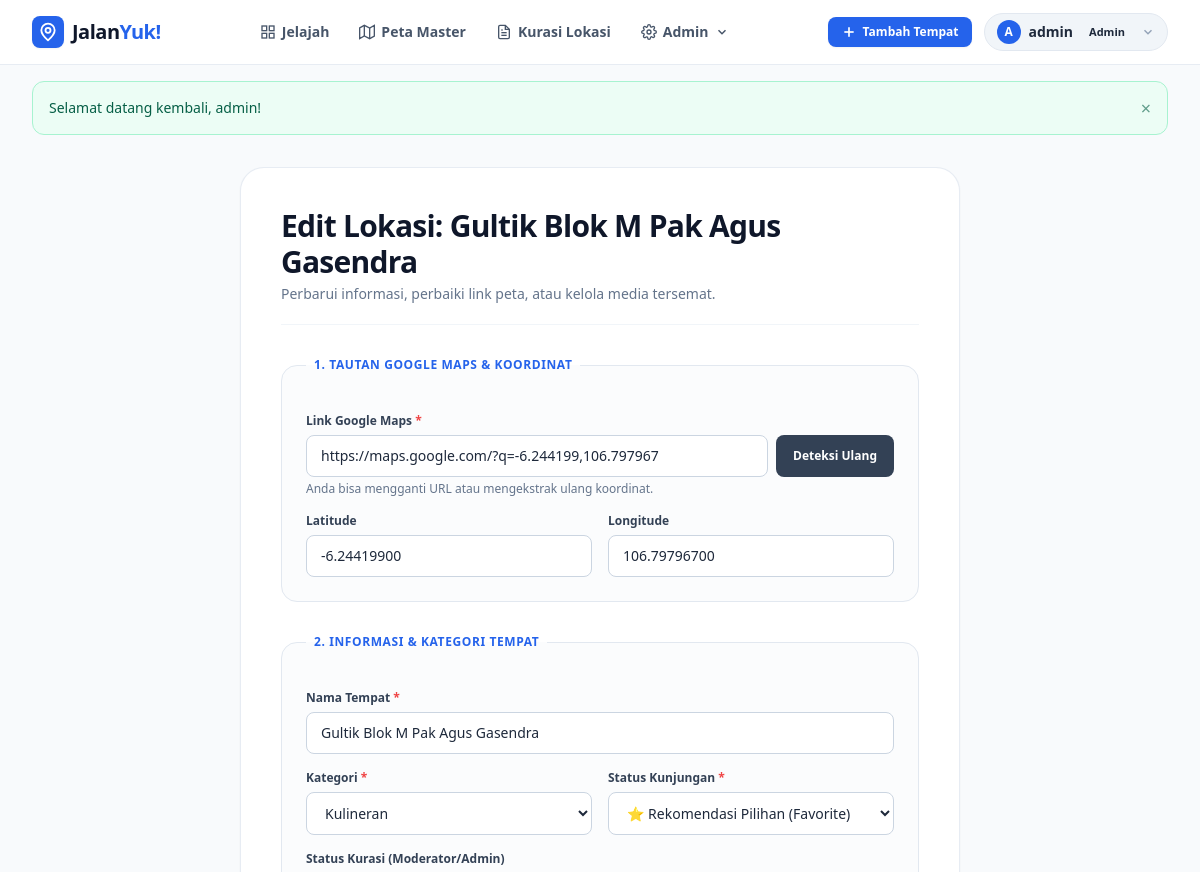
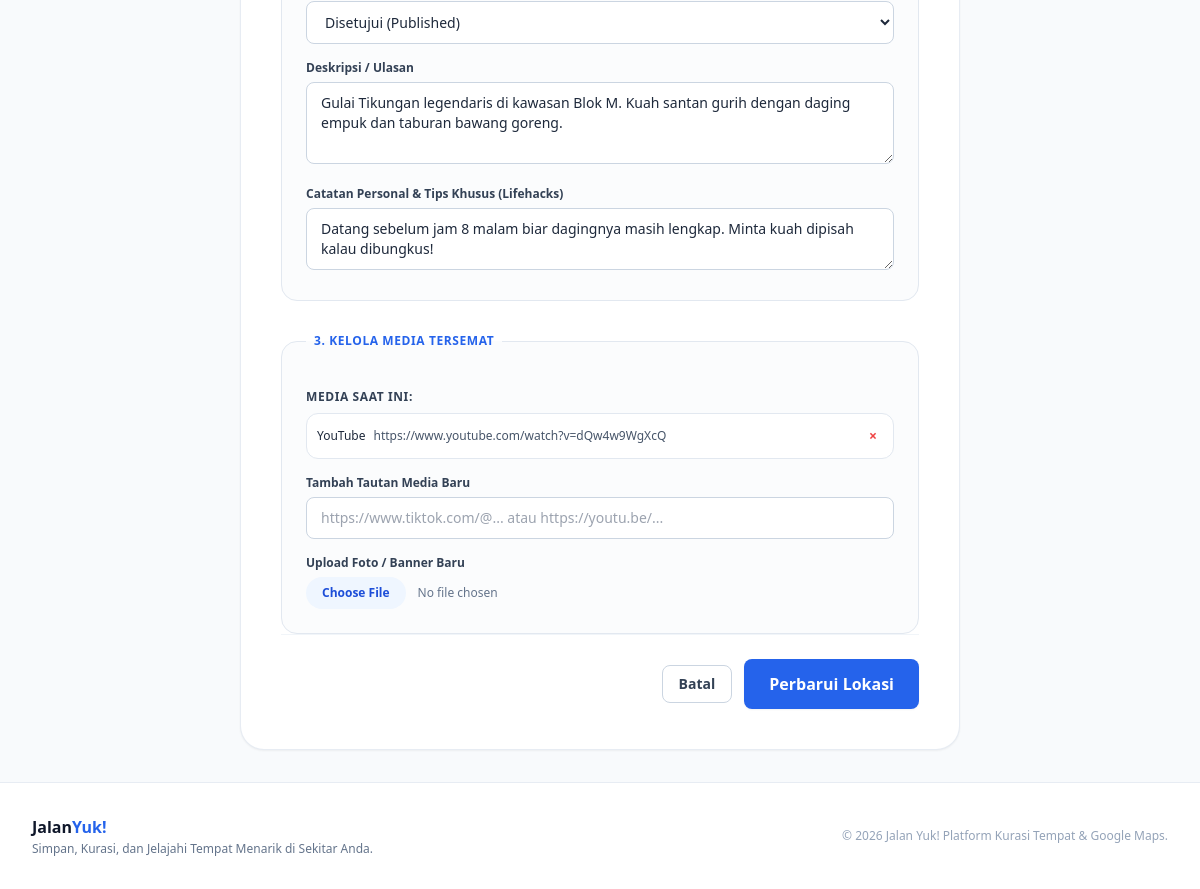
The page /locations/1/edit (signed in) on the database its author committed (2 pictures, top to bottom).
### tables this page shows
CREATE TABLE IF NOT EXISTS `locations` (
    `id` INT AUTO_INCREMENT PRIMARY KEY,
    `user_id` INT NOT NULL,
    `category_id` INT NOT NULL,
    `title` VARCHAR(255) NOT NULL,
    `description` TEXT,
    `personal_notes` TEXT,
    `maps_url` VARCHAR(500) NOT NULL,
    `latitude` DECIMAL(10, 8),
    `longitude` DECIMAL(11, 8),
    `visit_status` ENUM('Wishlist', 'Visited', 'Favorite') DEFAULT 'Wishlist',
    `approval_status` ENUM('Pending', 'Published', 'Rejected') DEFAULT 'Pending',
    `created_at` TIMESTAMP DEFAULT CURRENT_TIMESTAMP,
    `updated_at` TIMESTAMP DEFAULT CURRENT_TIMESTAMP ON UPDATE CURRENT_TIMESTAMP,
    FOREIGN KEY (`user_id`) REFERENCES `users`(`id`) ON DELETE CASCADE,
    FOREIGN KEY (`category_id`) REFERENCES `categories`(`id`) ON DELETE RESTRICT,
    FULLTEXT KEY `ft_location_search` (`title`, `description`, `personal_notes`)
);

CREATE TABLE IF NOT EXISTS `users` (
    `id` INT AUTO_INCREMENT PRIMARY KEY,
    `username` VARCHAR(50) NOT NULL UNIQUE,
    `email` VARCHAR(100) NOT NULL UNIQUE,
    `password_hash` VARCHAR(255) NOT NULL,
    `role` ENUM('Admin', 'Moderator', 'Contributor') DEFAULT 'Contributor',
    `created_at` TIMESTAMP DEFAULT CURRENT_TIMESTAMP
);

CREATE TABLE IF NOT EXISTS `categories` (
    `id` INT AUTO_INCREMENT PRIMARY KEY,
    `name` VARCHAR(100) NOT NULL,
    `slug` VARCHAR(100) NOT NULL UNIQUE,
    `description` TEXT,
    `created_at` TIMESTAMP DEFAULT CURRENT_TIMESTAMP
);

CREATE TABLE IF NOT EXISTS `location_media` (
    `id` INT AUTO_INCREMENT PRIMARY KEY,
    `location_id` INT NOT NULL,
    `media_type` ENUM('Image', 'TikTok', 'Instagram', 'YouTube', 'OtherLink') NOT NULL,
    `media_url` VARCHAR(500) NOT NULL,
    `file_path` VARCHAR(255),
    `created_at` TIMESTAMP DEFAULT CURRENT_TIMESTAMP,
    FOREIGN KEY (`location_id`) REFERENCES `locations`(`id`) ON DELETE CASCADE
);

### src/Views/locations/edit.php (the view, shortened to what the rows shown need)
<?php
require_once dirname(__DIR__) . '/layouts/header.php';
require_once dirname(__DIR__) . '/layouts/navbar.php';
?>
<main class="max-w-3xl mx-auto px-4 sm:px-6 py-8 flex-1">
    <div class="bg-white rounded-3xl border border-slate-200/80 p-6 sm:p-10 shadow-sm">
        <header class="mb-8 pb-5 border-b border-slate-100">
            <h1 class="text-2xl sm:text-3xl font-extrabold text-slate-900 tracking-tight">Edit Lokasi: <?= htmlspecialchars($location['title']) ?></h1>
            <p class="text-xs sm:text-sm text-slate-500 mt-1">Perbarui informasi, perbaiki link peta, atau kelola media tersemat.</p>
        </header>
        <form action="/locations/<?= $location['id'] ?>/edit" method="POST" enctype="multipart/form-data" class="space-y-8">
            <fieldset class="p-5 sm:p-6 rounded-2xl border border-slate-200 bg-slate-50/50 space-y-4">
                <legend class="text-xs font-bold uppercase tracking-wider text-blue-600 px-2">1. Tautan Google Maps & Koordinat</legend>
                <div>
                    <label for="maps_url" class="form-label required">Link Google Maps</label>
                    <div class="flex gap-2">
                        <input
                            type="url"
                            name="maps_url"
                            id="maps_url"
                            class="form-control"
                            value="<?= htmlspecialchars($location['maps_url']) ?>"
                            required
                        >
                        <button type="button" id="btn-extract-coords" class="btn btn-secondary flex-shrink-0 flex items-center gap-1.5 text-xs">
                            <span>Deteksi Ulang</span>
                        </button>
                    </div>
                    <small class="form-hint" id="extract-status-hint">Anda bisa mengganti URL atau mengekstrak ulang koordinat.</small>
                </div>
                <div class="grid grid-cols-1 sm:grid-cols-2 gap-4">
                    <div>
                        <label for="latitude" class="form-label">Latitude</label>
                        <input type="number" step="any" name="latitude" id="latitude" class="form-control" value="<?= htmlspecialchars($location['latitude'] ?? '') ?>">
                    </div>
                    <div>
                        <label for="longitude" class="form-label">Longitude</label>
                        <input type="number" step="any" name="longitude" id="longitude" class="form-control" value="<?= htmlspecialchars($location['longitude'] ?? '') ?>">
                    </div>
                </div>
            </fieldset>
            <fieldset class="p-5 sm:p-6 rounded-2xl border border-slate-200 bg-slate-50/50 space-y-4">
                <legend class="text-xs font-bold uppercase tracking-wider text-blue-600 px-2">2. Informasi & Kategori Tempat</legend>
                <div>
                    <label for="title" class="form-label required">Nama Tempat</label>
                    <input type="text" name="title" id="title" class="form-control" value="<?= htmlspecialchars($location['title']) ?>" required>
                </div>
                <div class="grid grid-cols-1 sm:grid-cols-2 gap-4">
                    <div>
                        <label for="category_id" class="form-label required">Kategori</label>
                        <select name="category_id" id="category_id" class="form-select" required>
                            <?php foreach ($categories as $cat): ?>
                                <option value="<?= $cat['id'] ?>" <?= (int)$cat['id'] === (int)$location['category_id'] ? 'selected' : '' ?>>
                                    <?= htmlspecialchars($cat['name']) ?>
                                </option>
                            <?php endforeach; ?>
                        </select>
                    </div>
                    <div>
                        <label for="visit_status" class="form-label required">Status Kunjungan</label>
                        <select name="visit_status" id="visit_status" class="form-select" required>
                            <option value="Favorite" <?= $location['visit_status'] === 'Favorite' ? 'selected' : '' ?>>⭐ Rekomendasi Pilihan (Favorite)</option>
                        </select>
                    </div>
                </div>
                <?php if (Auth::isModerator() || Auth::isAdmin()): ?>
                    <div>
                        <label for="approval_status" class="form-label">Status Kurasi (Moderator/Admin)</label>
                        <select name="approval_status" id="approval_status" class="form-select">
                            <option value="Published" <?= $location['approval_status'] === 'Published' ? 'selected' : '' ?>>Disetujui (Published)</option>
                        </select>
                    </div>
                <?php endif; ?>
                <div>
                    <label for="description" class="form-label">Deskripsi / Ulasan</label>
                    <textarea name="description" id="description" rows="3" class="form-control"><?= htmlspecialchars($location['description'] ?? '') ?></textarea>
                </div>
                <div>
                    <label for="personal_notes" class="form-label">Catatan Personal & Tips Khusus (Lifehacks)</label>
                    <textarea name="personal_notes" id="personal_notes" rows="2" class="form-control"><?= htmlspecialchars($location['personal_notes'] ?? '') ?></textarea>
                </div>
            </fieldset>
            <fieldset class="p-5 sm:p-6 rounded-2xl border border-slate-200 bg-slate-50/50 space-y-4">
                <legend class="text-xs font-bold uppercase tracking-wider text-blue-600 px-2">3. Kelola Media Tersemat</legend>
                <?php if (!empty($location['media'])): ?>
                    <div>
                        <h4 class="text-xs font-bold text-slate-700 uppercase tracking-wider mb-2">Media Saat Ini:</h4>
                        <div class="space-y-2">
                            <?php foreach ($location['media'] as $med): ?>
                                <div class="flex items-center justify-between p-2.5 rounded-xl bg-white border border-slate-200 text-xs">
                                    <div class="flex items-center gap-2 overflow-hidden mr-2">
                                        <span class="media-tag media-tag-<?= strtolower($med['media_type']) ?>"><?= htmlspecialchars($med['media_type']) ?></span>
                                        <span class="truncate text-slate-600 max-w-xs" title="<?= htmlspecialchars($med['media_url']) ?>"><?= htmlspecialchars($med['media_url']) ?></span>
                                    </div>
                                    <form action="/locations/media/<?= $med['id'] ?>/delete" method="POST" onsubmit="return confirm('Hapus media ini?');">
                                        <button type="submit" class="text-red-500 hover:text-red-700 font-bold px-1.5 py-0.5 rounded text-sm cursor-pointer" title="Hapus media">&times;</button>
                                    </form>
                                </div>
                            <?php endforeach; ?>
                        </div>
                    </div>
                <?php endif; ?>
                <div>
                    <label for="new_media_url" class="form-label">Tambah Tautan Media Baru</label>
                    <input type="url" name="new_media_url" id="new_media_url" class="form-control" placeholder="https://www.tiktok.com/@... atau https://youtu.be/...">
                </div>
                <div>
                    <label for="image_file" class="form-label">Upload Foto / Banner Baru</label>
                    <input type="file" name="image_file" id="image_file" accept="image/*" class="w-full text-xs text-slate-500 file:mr-3 file:py-2 file:px-4 file:rounded-full file:border-0 file:text-xs file:font-semibold file:bg-blue-50 file:text-blue-700 hover:file:bg-blue-100 cursor-pointer">
                </div>
            </fieldset>
            <div class="pt-6 border-t border-slate-100 flex items-center justify-end gap-3">
                <a href="/locations/<?= $location['id'] ?>" class="btn btn-outline">Batal</a>
                <button type="submit" class="btn btn-primary btn-lg">Perbarui Lokasi</button>
            </div>
        </form>
    </div>
</main>
<?php require_once dirname(__DIR__) . '/layouts/footer.php'; ?>

### src/Views/layouts/navbar.php (shortened to what the rows shown need)
<?php
$currentUser = Auth::user();
$flash = Auth::getFlash();
$currentUri = parse_url($_SERVER['REQUEST_URI'], PHP_URL_PATH);
?>
<header class="sticky top-0 z-50 bg-white/95 backdrop-blur-md border-b border-slate-200/80 shadow-xs">
    <div class="max-w-7xl mx-auto px-4 sm:px-6 lg:px-8 h-16 flex items-center justify-between">
        <a href="/" class="flex items-center gap-2 text-slate-900 font-extrabold text-xl tracking-tight group" aria-label="Jalan Yuk Beranda">
            <div class="w-8 h-8 rounded-lg bg-blue-600 flex items-center justify-center text-white shadow-sm group-hover:scale-105 transition-transform duration-200">
                <svg class="w-5 h-5" viewBox="0 0 24 24" fill="none" stroke="currentColor" stroke-width="2.2" stroke-linecap="round" stroke-linejoin="round" aria-hidden="true">
                    <path d="M12 2a8 8 0 0 0-8 8c0 5.25 8 12 8 12s8-6.75 8-12a8 8 0 0 0-8-8z"></path>
                    <circle cx="12" cy="10" r="3"></circle>
                </svg>
            </div>
            <span>Jalan<span class="text-blue-600">Yuk!</span></span>
        </a>
        <nav class="hidden md:flex items-center gap-1.5" aria-label="Menu Utama">
            <a href="/" class="inline-flex items-center gap-1.5 px-3 py-1.5 rounded-lg text-sm font-semibold transition-colors duration-150 <?= $currentUri === '/' ? 'bg-blue-50 text-blue-600' : 'text-slate-600 hover:text-blue-600 hover:bg-slate-50' ?>">
                <svg class="w-4 h-4" viewBox="0 0 24 24" fill="none" stroke="currentColor" stroke-width="2" aria-hidden="true"><rect x="3" y="3" width="7" height="7"></rect><rect x="14" y="3" width="7" height="7"></rect><rect x="14" y="14" width="7" height="7"></rect><rect x="3" y="14" width="7" height="7"></rect></svg>
                <span>Jelajah</span>
            </a>
            <a href="/map" class="inline-flex items-center gap-1.5 px-3 py-1.5 rounded-lg text-sm font-semibold transition-colors duration-150 <?= $currentUri === '/map' ? 'bg-blue-50 text-blue-600' : 'text-slate-600 hover:text-blue-600 hover:bg-slate-50' ?>">
                <svg class="w-4 h-4" viewBox="0 0 24 24" fill="none" stroke="currentColor" stroke-width="2" aria-hidden="true"><polygon points="1 6 1 22 8 18 16 22 23 18 23 2 16 6 8 2 1 6"></polygon><line x1="8" y1="2" x2="8" y2="18"></line><line x1="16" y1="6" x2="16" y2="22"></line></svg>
                <span>Peta Master</span>
            </a>
            <?php if (Auth::isModerator() || Auth::isAdmin()): ?>
                <a href="/moderator/queue" class="inline-flex items-center gap-1.5 px-3 py-1.5 rounded-lg text-sm font-semibold transition-colors duration-150 <?= $currentUri === '/moderator/queue' ? 'bg-blue-50 text-blue-600' : 'text-slate-600 hover:text-blue-600 hover:bg-slate-50' ?>">
                    <span>Kurasi Lokasi</span>
                </a>
            <?php endif; ?>
            <?php if (Auth::isAdmin()): ?>
                <div class="nav-dropdown" id="admin-dropdown-wrapper">
                    <button class="inline-flex items-center gap-1.5 px-3 py-1.5 rounded-lg text-sm font-semibold text-slate-600 hover:text-blue-600 hover:bg-slate-50 transition-colors duration-150" id="admin-menu-btn" type="button" aria-haspopup="true" aria-expanded="false">
                        <span>Admin</span>
                        <svg class="dropdown-chevron w-3.5 h-3.5" viewBox="0 0 24 24" fill="none" stroke="currentColor" stroke-width="2.5" aria-hidden="true"><polyline points="6 9 12 15 18 9"></polyline></svg>
                    </button>
                </div>
            <?php endif; ?>
        </nav>
        <div class="flex items-center gap-3">
            <?php if (Auth::check()): ?>
                <a href="/locations/create" class="btn btn-primary btn-sm flex items-center gap-1.5">
                    <svg class="w-4 h-4" viewBox="0 0 24 24" fill="none" stroke="currentColor" stroke-width="2.5" aria-hidden="true"><line x1="12" y1="5" x2="12" y2="19"></line><line x1="5" y1="12" x2="19" y2="12"></line></svg>
                    <span>Tambah Tempat</span>
                </a>
                <div class="user-badge-menu" id="user-dropdown-wrapper">
                    <button type="button" class="user-pill user-pill-btn flex items-center gap-2 px-3 py-1.5 rounded-full bg-slate-100 border border-slate-200 hover:bg-white hover:border-blue-300 transition-all cursor-pointer" id="user-menu-btn" aria-expanded="false" aria-haspopup="true">
                        <span class="w-6 h-6 rounded-full bg-blue-600 text-white font-bold text-xs flex items-center justify-center shadow-xs">
                            <?= strtoupper(substr($currentUser['username'], 0, 1)) ?>
                        </span>
                        <span class="text-xs sm:text-sm font-semibold text-slate-800"><?= htmlspecialchars($currentUser['username']) ?></span>
                        <span class="role-pill role-<?= strtolower($currentUser['role']) ?>"><?= htmlspecialchars($currentUser['role']) ?></span>
                        <svg class="dropdown-chevron w-3.5 h-3.5 text-slate-400" viewBox="0 0 24 24" fill="none" stroke="currentColor" stroke-width="2.5" aria-hidden="true"><polyline points="6 9 12 15 18 9"></polyline></svg>
                    </button>
                </div>
            <?php else: ?>
                <a href="/login" class="btn btn-ghost btn-sm">Masuk</a>
                <a href="/register" class="btn btn-primary btn-sm">Daftar</a>
            <?php endif; ?>
        </div>
    </div>
</header>
<?php if ($flash): ?>
    <div class="max-w-7xl mx-auto px-4 sm:px-6 lg:px-8 mt-4">
        <div class="p-4 rounded-xl flex items-center justify-between gap-3 text-sm font-medium border shadow-xs <?= $flash['type'] === 'success' ? 'bg-emerald-50 text-emerald-800 border-emerald-200' : ($flash['type'] === 'danger' ? 'bg-red-50 text-red-800 border-red-200' : 'bg-amber-50 text-amber-800 border-amber-200') ?>" role="alert">
            <div class="flex items-center gap-2">
                <span><?= htmlspecialchars($flash['message']) ?></span>
            </div>
            <button type="button" class="text-lg leading-none opacity-60 hover:opacity-100 cursor-pointer" onclick="this.parentElement.remove();" aria-label="Tutup pemberitahuan">&times;</button>
        </div>
    </div>
<?php endif; ?>

### rows shown on the page
locations: user.username "A", user.username "admin", title "Gultik Blok M Pak Agus Gasendra", maps_url "https://maps.google.com/?q=-6.244199,106.797967", latitude "-6.24419900", longitude "106.79796700", category_id "Kulineran", visit_status "⭐ Rekomendasi Pilihan (Favorite)", approval_status "Disetujui (Published)", description "Gulai Tikungan legendaris di kawasan Blok M. Kuah santan gurih dengan daging empuk dan taburan bawang goreng.", personal_notes "Datang sebelum jam 8 malam biar dagingnya masih lengkap. Minta kuah dipisah kalau dibungkus!"
location_media: media_type "YouTube", media_url "https://www.youtube.com/watch?v=dQw4w9WgXcQ"

### other values the page prints
$currentUser['role'] "Admin"
$flash['message'] "Selamat datang kembali, admin!"
